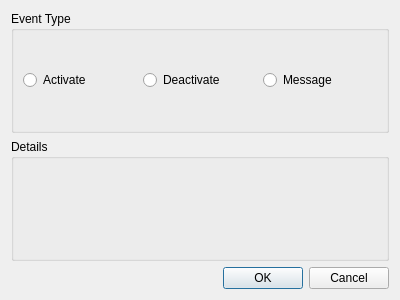
<?xml version="1.0" encoding="UTF-8"?>
<ui version="4.0">
 <class>EventDialog</class>
 <widget class="QDialog" name="EventDialog">
  <property name="geometry">
   <rect>
    <x>0</x>
    <y>0</y>
    <width>400</width>
    <height>300</height>
   </rect>
  </property>
  <property name="windowTitle">
   <string>Dialog</string>
  </property>
  <layout class="QVBoxLayout" name="verticalLayout">
   <item>
    <widget class="QGroupBox" name="groupBox">
     <property name="title">
      <string>Event Type</string>
     </property>
     <layout class="QHBoxLayout" name="horizontalLayout">
      <item>
       <widget class="QRadioButton" name="radioActivate">
        <property name="text">
         <string>Activate</string>
        </property>
       </widget>
      </item>
      <item>
       <widget class="QRadioButton" name="radioDeactivate">
        <property name="text">
         <string>Deactivate</string>
        </property>
       </widget>
      </item>
      <item>
       <widget class="QRadioButton" name="radioMessage">
        <property name="text">
         <string>Message</string>
        </property>
       </widget>
      </item>
     </layout>
    </widget>
   </item>
   <item>
    <widget class="QGroupBox" name="groupBox_2">
     <property name="title">
      <string>Details</string>
     </property>
    </widget>
   </item>
   <item>
    <widget class="QDialogButtonBox" name="buttonBox">
     <property name="orientation">
      <enum>Qt::Horizontal</enum>
     </property>
     <property name="standardButtons">
      <set>QDialogButtonBox::Cancel|QDialogButtonBox::Ok</set>
     </property>
    </widget>
   </item>
  </layout>
 </widget>
 <resources/>
 <connections>
  <connection>
   <sender>buttonBox</sender>
   <signal>accepted()</signal>
   <receiver>EventDialog</receiver>
   <slot>accept()</slot>
   <hints>
    <hint type="sourcelabel">
     <x>248</x>
     <y>254</y>
    </hint>
    <hint type="destinationlabel">
     <x>157</x>
     <y>274</y>
    </hint>
   </hints>
  </connection>
  <connection>
   <sender>buttonBox</sender>
   <signal>rejected()</signal>
   <receiver>EventDialog</receiver>
   <slot>reject()</slot>
   <hints>
    <hint type="sourcelabel">
     <x>316</x>
     <y>260</y>
    </hint>
    <hint type="destinationlabel">
     <x>286</x>
     <y>274</y>
    </hint>
   </hints>
  </connection>
 </connections>
</ui>
